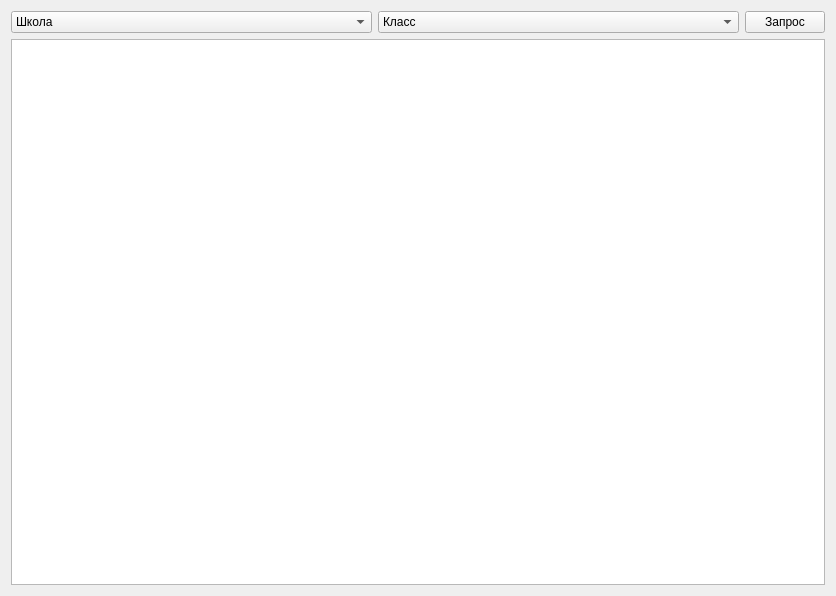
<?xml version="1.0" encoding="UTF-8"?>
<ui version="4.0">
 <class>Form</class>
 <widget class="QWidget" name="Form">
  <property name="geometry">
   <rect>
    <x>0</x>
    <y>0</y>
    <width>836</width>
    <height>596</height>
   </rect>
  </property>
  <property name="windowTitle">
   <string>Form</string>
  </property>
  <layout class="QGridLayout" name="gridLayout_2">
   <item row="0" column="0">
    <layout class="QGridLayout" name="gridLayout">
     <item row="0" column="1">
      <widget class="QComboBox" name="comboBox_2">
       <property name="sizePolicy">
        <sizepolicy hsizetype="Minimum" vsizetype="Maximum">
         <horstretch>0</horstretch>
         <verstretch>0</verstretch>
        </sizepolicy>
       </property>
       <item>
        <property name="text">
         <string>Класс</string>
        </property>
       </item>
      </widget>
     </item>
     <item row="0" column="0">
      <widget class="QComboBox" name="comboBox">
       <property name="sizePolicy">
        <sizepolicy hsizetype="Minimum" vsizetype="Maximum">
         <horstretch>0</horstretch>
         <verstretch>0</verstretch>
        </sizepolicy>
       </property>
       <item>
        <property name="text">
         <string>Школа</string>
        </property>
       </item>
      </widget>
     </item>
     <item row="0" column="2">
      <widget class="QPushButton" name="pushButton">
       <property name="sizePolicy">
        <sizepolicy hsizetype="Maximum" vsizetype="Fixed">
         <horstretch>0</horstretch>
         <verstretch>0</verstretch>
        </sizepolicy>
       </property>
       <property name="text">
        <string>Запрос</string>
       </property>
      </widget>
     </item>
     <item row="1" column="0" colspan="3">
      <widget class="QTableWidget" name="tableWidget"/>
     </item>
    </layout>
   </item>
  </layout>
 </widget>
 <resources/>
 <connections/>
</ui>
